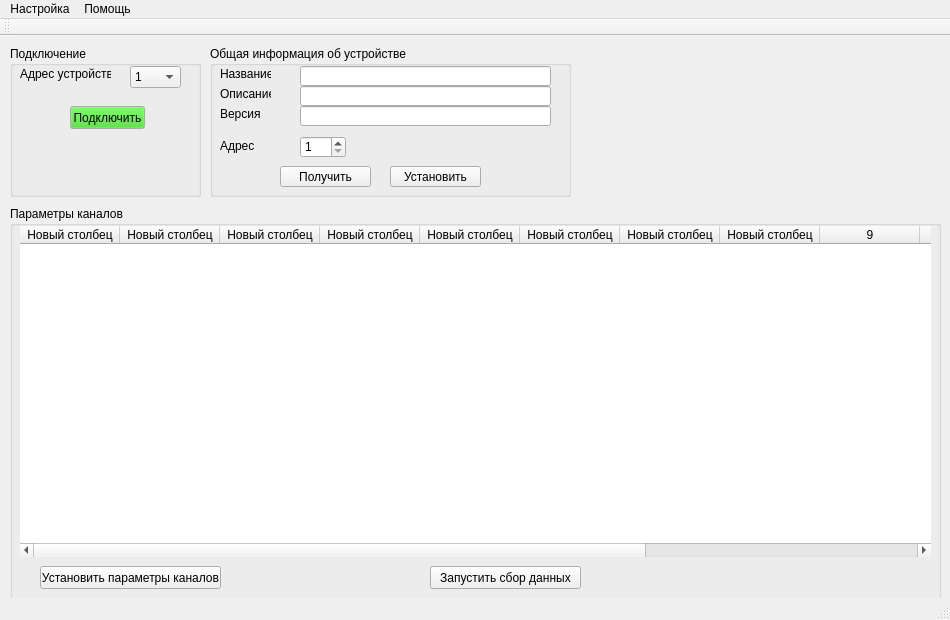
<?xml version="1.0" encoding="UTF-8"?>
<ui version="4.0">
 <class>MainWindow</class>
 <widget class="QMainWindow" name="MainWindow">
  <property name="geometry">
   <rect>
    <x>0</x>
    <y>0</y>
    <width>950</width>
    <height>620</height>
   </rect>
  </property>
  <property name="sizePolicy">
   <sizepolicy hsizetype="Fixed" vsizetype="Fixed">
    <horstretch>0</horstretch>
    <verstretch>0</verstretch>
   </sizepolicy>
  </property>
  <property name="minimumSize">
   <size>
    <width>950</width>
    <height>620</height>
   </size>
  </property>
  <property name="maximumSize">
   <size>
    <width>950</width>
    <height>620</height>
   </size>
  </property>
  <property name="font">
   <font>
    <weight>50</weight>
    <italic>false</italic>
    <bold>false</bold>
    <stylestrategy>PreferDefault</stylestrategy>
   </font>
  </property>
  <property name="windowTitle">
   <string>uUSO.настройка</string>
  </property>
  <widget class="QWidget" name="centralWidget">
   <widget class="QGroupBox" name="groupBox">
    <property name="geometry">
     <rect>
      <x>10</x>
      <y>10</y>
      <width>191</width>
      <height>151</height>
     </rect>
    </property>
    <property name="title">
     <string>Подключение</string>
    </property>
    <widget class="QPushButton" name="pushButton">
     <property name="enabled">
      <bool>true</bool>
     </property>
     <property name="geometry">
      <rect>
       <x>60</x>
       <y>60</y>
       <width>75</width>
       <height>23</height>
      </rect>
     </property>
     <property name="palette">
      <palette>
       <active>
        <colorrole role="Button">
         <brush brushstyle="SolidPattern">
          <color alpha="255">
           <red>52</red>
           <green>212</green>
           <blue>28</blue>
          </color>
         </brush>
        </colorrole>
       </active>
       <inactive>
        <colorrole role="Button">
         <brush brushstyle="SolidPattern">
          <color alpha="255">
           <red>52</red>
           <green>212</green>
           <blue>28</blue>
          </color>
         </brush>
        </colorrole>
       </inactive>
       <disabled>
        <colorrole role="Button">
         <brush brushstyle="SolidPattern">
          <color alpha="255">
           <red>52</red>
           <green>212</green>
           <blue>28</blue>
          </color>
         </brush>
        </colorrole>
       </disabled>
      </palette>
     </property>
     <property name="text">
      <string>Подключить</string>
     </property>
     <property name="checkable">
      <bool>false</bool>
     </property>
    </widget>
    <widget class="QLabel" name="label_16">
     <property name="geometry">
      <rect>
       <x>10</x>
       <y>20</y>
       <width>91</width>
       <height>16</height>
      </rect>
     </property>
     <property name="text">
      <string>Адрес устройства</string>
     </property>
    </widget>
    <widget class="QComboBox" name="comboBox_5">
     <property name="geometry">
      <rect>
       <x>120</x>
       <y>20</y>
       <width>51</width>
       <height>22</height>
      </rect>
     </property>
     <property name="maxVisibleItems">
      <number>15</number>
     </property>
     <item>
      <property name="text">
       <string>1</string>
      </property>
     </item>
     <item>
      <property name="text">
       <string>2</string>
      </property>
     </item>
     <item>
      <property name="text">
       <string>3</string>
      </property>
     </item>
     <item>
      <property name="text">
       <string>4</string>
      </property>
     </item>
     <item>
      <property name="text">
       <string>5</string>
      </property>
     </item>
     <item>
      <property name="text">
       <string>6</string>
      </property>
     </item>
     <item>
      <property name="text">
       <string>7</string>
      </property>
     </item>
     <item>
      <property name="text">
       <string>8</string>
      </property>
     </item>
     <item>
      <property name="text">
       <string>9</string>
      </property>
     </item>
     <item>
      <property name="text">
       <string>10</string>
      </property>
     </item>
     <item>
      <property name="text">
       <string>11</string>
      </property>
     </item>
     <item>
      <property name="text">
       <string>12</string>
      </property>
     </item>
     <item>
      <property name="text">
       <string>13</string>
      </property>
     </item>
     <item>
      <property name="text">
       <string>14</string>
      </property>
     </item>
     <item>
      <property name="text">
       <string>15</string>
      </property>
     </item>
    </widget>
   </widget>
   <widget class="QGroupBox" name="groupBox_3">
    <property name="geometry">
     <rect>
      <x>10</x>
      <y>170</y>
      <width>931</width>
      <height>401</height>
     </rect>
    </property>
    <property name="title">
     <string>Параметры каналов</string>
    </property>
    <widget class="QTableWidget" name="tableWidget">
     <property name="geometry">
      <rect>
       <x>10</x>
       <y>20</y>
       <width>911</width>
       <height>331</height>
      </rect>
     </property>
     <property name="mouseTracking">
      <bool>false</bool>
     </property>
     <property name="frameShape">
      <enum>QFrame::NoFrame</enum>
     </property>
     <property name="frameShadow">
      <enum>QFrame::Raised</enum>
     </property>
     <property name="tabKeyNavigation">
      <bool>true</bool>
     </property>
     <property name="showDropIndicator" stdset="0">
      <bool>true</bool>
     </property>
     <property name="dragEnabled">
      <bool>false</bool>
     </property>
     <property name="showGrid">
      <bool>true</bool>
     </property>
     <property name="gridStyle">
      <enum>Qt::SolidLine</enum>
     </property>
     <property name="wordWrap">
      <bool>false</bool>
     </property>
     <property name="cornerButtonEnabled">
      <bool>true</bool>
     </property>
     <property name="rowCount">
      <number>0</number>
     </property>
     <property name="columnCount">
      <number>13</number>
     </property>
     <attribute name="horizontalHeaderDefaultSectionSize">
      <number>100</number>
     </attribute>
     <attribute name="verticalHeaderVisible">
      <bool>false</bool>
     </attribute>
     <attribute name="verticalHeaderCascadingSectionResizes">
      <bool>false</bool>
     </attribute>
     <attribute name="verticalHeaderHighlightSections">
      <bool>true</bool>
     </attribute>
     <attribute name="verticalHeaderMinimumSectionSize">
      <number>20</number>
     </attribute>
     <attribute name="verticalHeaderShowSortIndicator" stdset="0">
      <bool>false</bool>
     </attribute>
     <column>
      <property name="text">
       <string>Новый столбец</string>
      </property>
     </column>
     <column>
      <property name="text">
       <string>Новый столбец</string>
      </property>
     </column>
     <column>
      <property name="text">
       <string>Новый столбец</string>
      </property>
     </column>
     <column>
      <property name="text">
       <string>Новый столбец</string>
      </property>
     </column>
     <column>
      <property name="text">
       <string>Новый столбец</string>
      </property>
     </column>
     <column>
      <property name="text">
       <string>Новый столбец</string>
      </property>
     </column>
     <column>
      <property name="text">
       <string>Новый столбец</string>
      </property>
     </column>
     <column>
      <property name="text">
       <string>Новый столбец</string>
      </property>
     </column>
     <column/>
     <column/>
     <column/>
     <column/>
     <column/>
    </widget>
    <widget class="QPushButton" name="pushButton_4">
     <property name="geometry">
      <rect>
       <x>30</x>
       <y>360</y>
       <width>181</width>
       <height>23</height>
      </rect>
     </property>
     <property name="text">
      <string>Установить параметры каналов</string>
     </property>
    </widget>
    <widget class="QPushButton" name="pushButton_3">
     <property name="geometry">
      <rect>
       <x>420</x>
       <y>360</y>
       <width>151</width>
       <height>23</height>
      </rect>
     </property>
     <property name="text">
      <string>Запустить сбор данных</string>
     </property>
    </widget>
   </widget>
   <widget class="QGroupBox" name="groupBox_4">
    <property name="enabled">
     <bool>true</bool>
    </property>
    <property name="geometry">
     <rect>
      <x>210</x>
      <y>10</y>
      <width>361</width>
      <height>151</height>
     </rect>
    </property>
    <property name="title">
     <string>Общая информация об устройстве</string>
    </property>
    <widget class="QPushButton" name="pushButton_2">
     <property name="geometry">
      <rect>
       <x>70</x>
       <y>120</y>
       <width>91</width>
       <height>21</height>
      </rect>
     </property>
     <property name="text">
      <string>Получить</string>
     </property>
    </widget>
    <widget class="QLabel" name="label">
     <property name="geometry">
      <rect>
       <x>10</x>
       <y>20</y>
       <width>51</width>
       <height>16</height>
      </rect>
     </property>
     <property name="text">
      <string>Название</string>
     </property>
    </widget>
    <widget class="QLabel" name="label_2">
     <property name="geometry">
      <rect>
       <x>10</x>
       <y>40</y>
       <width>51</width>
       <height>16</height>
      </rect>
     </property>
     <property name="text">
      <string>Описание</string>
     </property>
    </widget>
    <widget class="QLabel" name="label_5">
     <property name="geometry">
      <rect>
       <x>10</x>
       <y>60</y>
       <width>51</width>
       <height>16</height>
      </rect>
     </property>
     <property name="text">
      <string>Версия</string>
     </property>
    </widget>
    <widget class="QPushButton" name="pushButton_5">
     <property name="geometry">
      <rect>
       <x>180</x>
       <y>120</y>
       <width>91</width>
       <height>21</height>
      </rect>
     </property>
     <property name="text">
      <string>Установить</string>
     </property>
    </widget>
    <widget class="QLineEdit" name="lineEdit_2">
     <property name="geometry">
      <rect>
       <x>90</x>
       <y>20</y>
       <width>251</width>
       <height>20</height>
      </rect>
     </property>
     <property name="maxLength">
      <number>20</number>
     </property>
    </widget>
    <widget class="QLineEdit" name="lineEdit_3">
     <property name="geometry">
      <rect>
       <x>90</x>
       <y>40</y>
       <width>251</width>
       <height>20</height>
      </rect>
     </property>
     <property name="maxLength">
      <number>40</number>
     </property>
    </widget>
    <widget class="QLineEdit" name="lineEdit_4">
     <property name="geometry">
      <rect>
       <x>90</x>
       <y>60</y>
       <width>251</width>
       <height>20</height>
      </rect>
     </property>
     <property name="maxLength">
      <number>5</number>
     </property>
    </widget>
    <widget class="QSpinBox" name="spinBox_2">
     <property name="geometry">
      <rect>
       <x>90</x>
       <y>90</y>
       <width>46</width>
       <height>22</height>
      </rect>
     </property>
     <property name="minimum">
      <number>1</number>
     </property>
     <property name="maximum">
      <number>15</number>
     </property>
     <property name="value">
      <number>1</number>
     </property>
    </widget>
    <widget class="QLabel" name="label_7">
     <property name="geometry">
      <rect>
       <x>10</x>
       <y>90</y>
       <width>51</width>
       <height>20</height>
      </rect>
     </property>
     <property name="text">
      <string>Адрес</string>
     </property>
    </widget>
   </widget>
  </widget>
  <widget class="QMenuBar" name="menuBar">
   <property name="geometry">
    <rect>
     <x>0</x>
     <y>0</y>
     <width>950</width>
     <height>18</height>
    </rect>
   </property>
   <widget class="QMenu" name="menu">
    <property name="title">
     <string>Настройка</string>
    </property>
    <addaction name="action_COM"/>
    <addaction name="action_SAVE"/>
    <addaction name="action_LOAD"/>
    <addaction name="action_Set_Settings_Default"/>
   </widget>
   <widget class="QMenu" name="menu_2">
    <property name="title">
     <string>Помощь</string>
    </property>
    <addaction name="action"/>
   </widget>
   <addaction name="menu"/>
   <addaction name="menu_2"/>
  </widget>
  <widget class="QToolBar" name="mainToolBar">
   <attribute name="toolBarArea">
    <enum>TopToolBarArea</enum>
   </attribute>
   <attribute name="toolBarBreak">
    <bool>false</bool>
   </attribute>
  </widget>
  <widget class="QStatusBar" name="statusBar"/>
  <action name="action_COM">
   <property name="text">
    <string>Настройка COM порта</string>
   </property>
  </action>
  <action name="action">
   <property name="text">
    <string>О программе</string>
   </property>
  </action>
  <action name="action_SAVE">
   <property name="text">
    <string>Сохранить настройки</string>
   </property>
  </action>
  <action name="action_LOAD">
   <property name="text">
    <string>Загрузить настройки</string>
   </property>
  </action>
  <action name="action_Set_Settings_Default">
   <property name="text">
    <string>Сброс настроек</string>
   </property>
  </action>
 </widget>
 <layoutdefault spacing="6" margin="11"/>
 <resources/>
 <connections/>
</ui>
